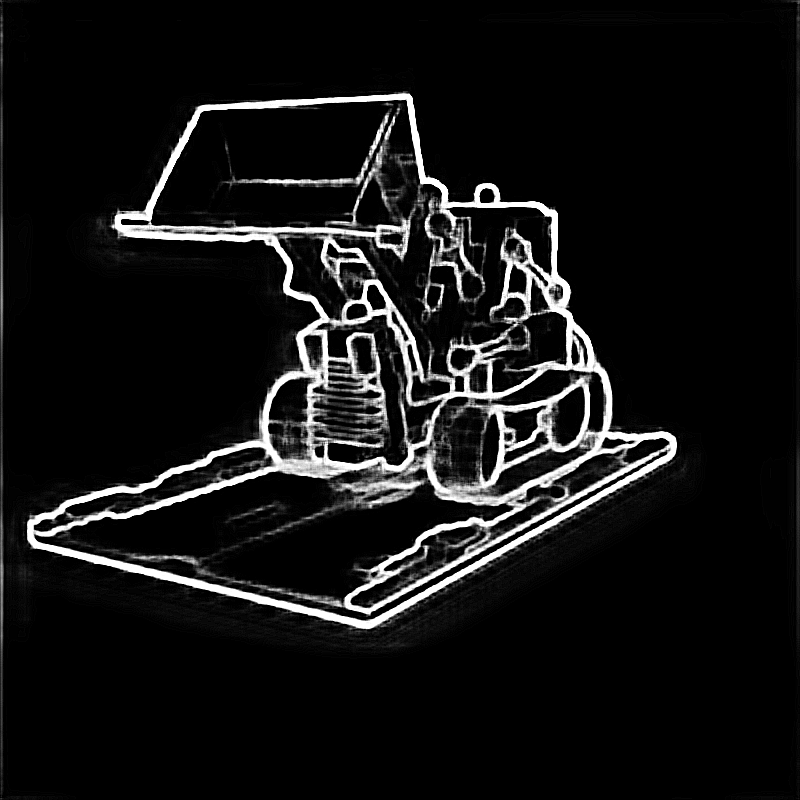
#> input picture data-process/data/lego/train/r_13.png, 800 x 800 px; its folder holds only this picture in this run
$ jupyter execute --allow-errors process.ipynb
#> lines starting #> are read from the running program, lines starting #| are printed output that depends on the picture; after the words box and inside, x2 and y2 are one past the last pixel; in counts of white or black regions, pixels touching at a corner belong together
[cell 1]
import numpy as np
from PIL import Image
import glob
import matplotlib.pyplot as plt
import os

[cell 2]
def bfs(image, x, y, visited):
    q = [(x, y)]  # initialize stack with the starting pixel

    while q:
        x, y = q.pop()

        if x < 0 or x >= image.shape[1] or y < 0 or y >= image.shape[0]:
            continue  # skip out-of-bounds pixels
        if image[y, x] == 1 or visited[y, x]:
            continue  # skip edge pixels and already visited pixels

        visited[y, x] = True

        # add the neighboring pixels to the queue
        q.append((x + 1, y))
        q.append((x - 1, y))
        q.append((x, y + 1))
        q.append((x, y - 1))

'''
Apply flood fill to get background
'''
def get_bg(image):
    visited = np.zeros_like(image)  # initialize the visited array

    # apply bfs to the boundary pixels of the image
    for i in range(image.shape[0]):
        bfs(image, 0, i, visited)
        bfs(image, image.shape[1] - 1, i, visited)

    for j in range(image.shape[1]):
        bfs(image, j, 0, visited)
        bfs(image, j, image.shape[0] - 1, visited)

    return visited

[cell 3]
subfolder = "train"

image_files = glob.glob(f"./data/lego/{subfolder}/*.png")
os.makedirs(f"./data/lego/{subfolder}_processed", exist_ok=True)

for image in image_files:
    i = np.array(Image.open(image).convert("L"))

    i_rgb = np.array(Image.open(image).convert("RGB"))
#> i_rgb is the input picture: shape (800, 800, 3); min 0, max 255, mean 20.8

    i_filtered = i > 125
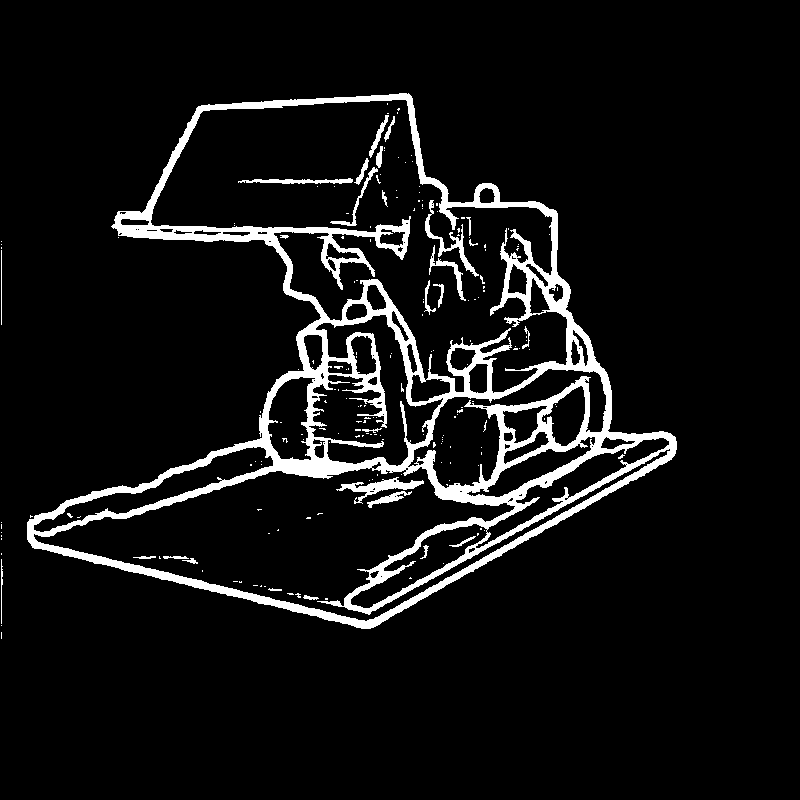
#> i_filtered: shape (800, 800) bool; 7.4% white; 198 white regions (170 under 20 px), largest, box (x1, y1, x2, y2) and area: (27, 93, 677, 629) 42775, (336, 477, 424, 504) 701, (425, 200, 479, 277) 569

    mask = get_bg(i_filtered)
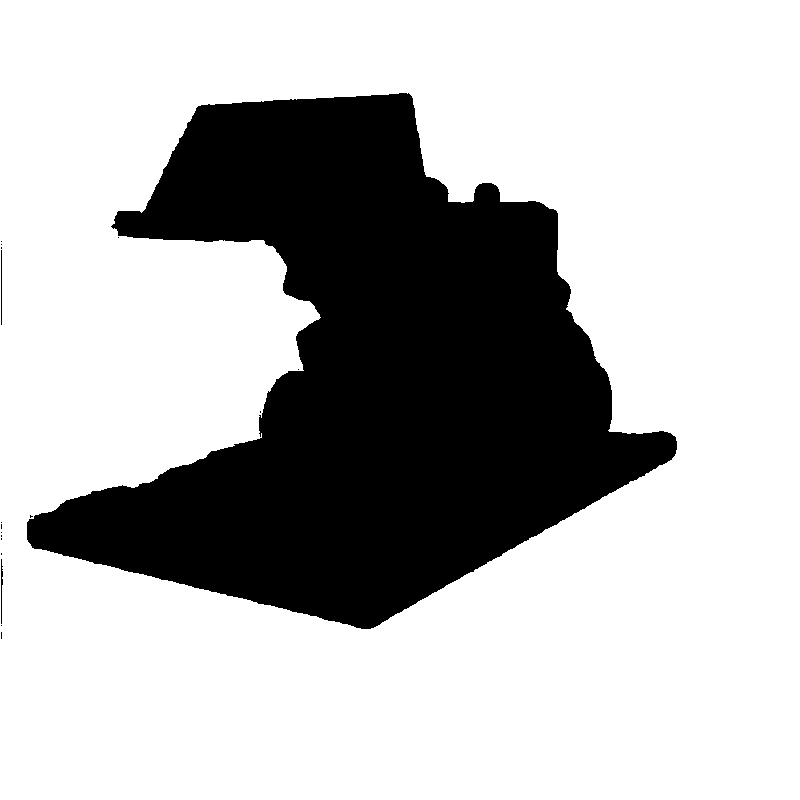
#> mask: shape (800, 800) bool; 72.3% white; 18 black regions (15 under 20 px), largest, box (x1, y1, x2, y2) and area: (27, 93, 677, 629) 176817, (1, 559, 3, 624) 79, (1, 250, 2, 325) 75
    saved = Image.fromarray(mask)
    saved.save(image.replace(subfolder, f"{subfolder}_processed"))

[cell 4]
manual_process = ["./data/lego/train/r_93.png"]

#> (the rest of this cell did not finish here and is left out)

[cell 5]
processed_files = glob.glob("./data/lego/train_processed/*.png")
#> processed_files = []

def threshold(pixel):
    r, g, b = pixel
    return r > 20 and g > 20 and b > 20

# [39 lines left out: functions remove_connected, remove_boundary_pixels, not called in this run]

for processed_file in processed_files:
    print(processed_file)
    remove_boundary_pixels(processed_file)

$ run again, on data-process/data/lego/train/r_29.png
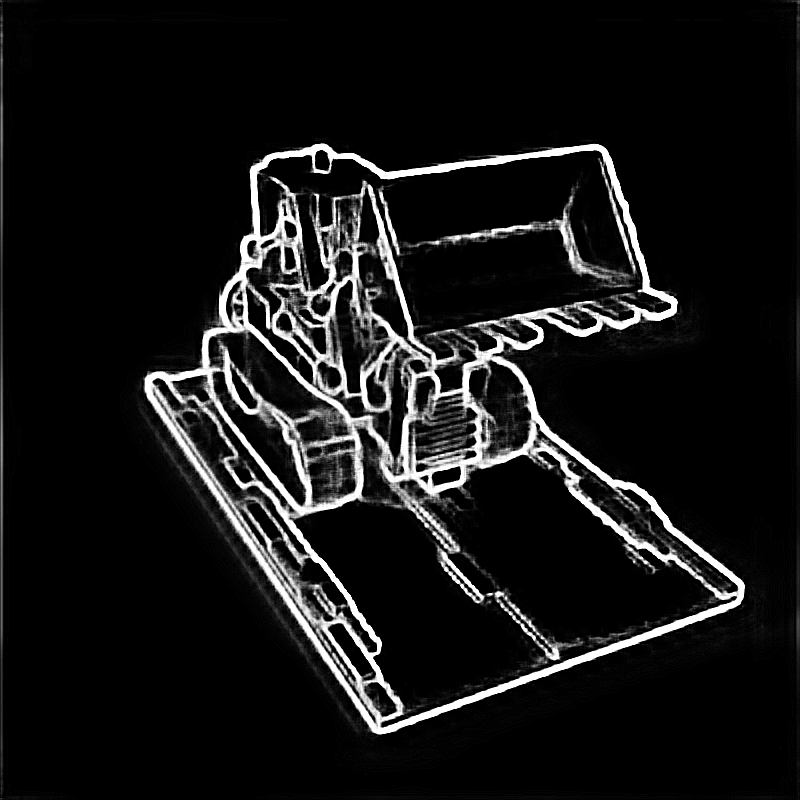
#> input picture data-process/data/lego/train/r_29.png, 800 x 800 px
#> i_rgb is the input picture: shape (800, 800, 3); min 0, max 255, mean 22.5
#> `i_filtered = i > 125`:
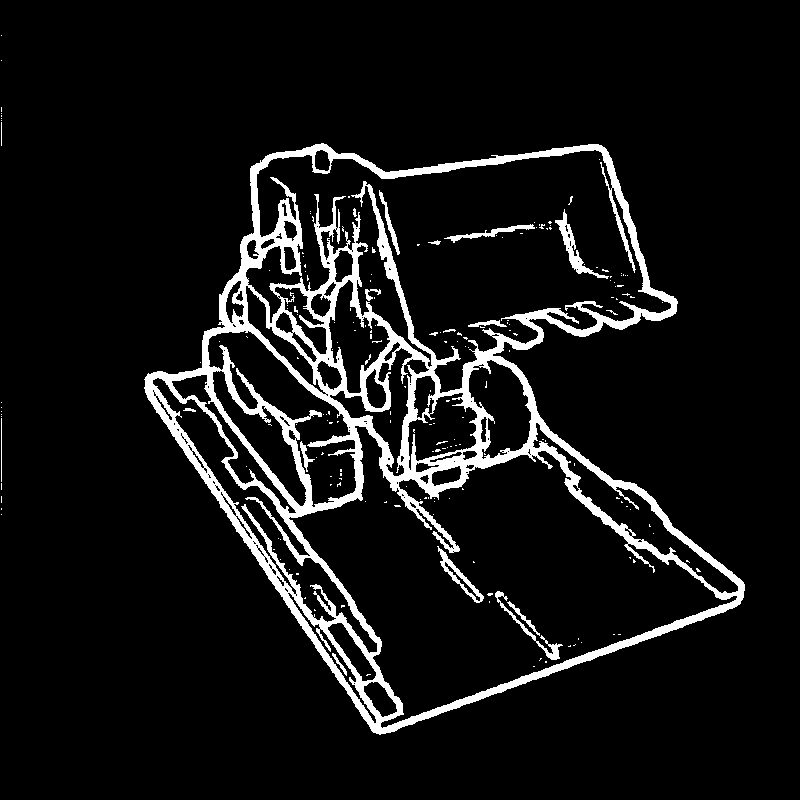
#> i_filtered: shape (800, 800) bool; 8% white; 201 white regions (182 under 20 px), largest, box (x1, y1, x2, y2) and area: (144, 143, 745, 735) 47763, (555, 209, 609, 279) 656, (437, 546, 484, 603) 502
#> `mask = get_bg(i_filtered)`:
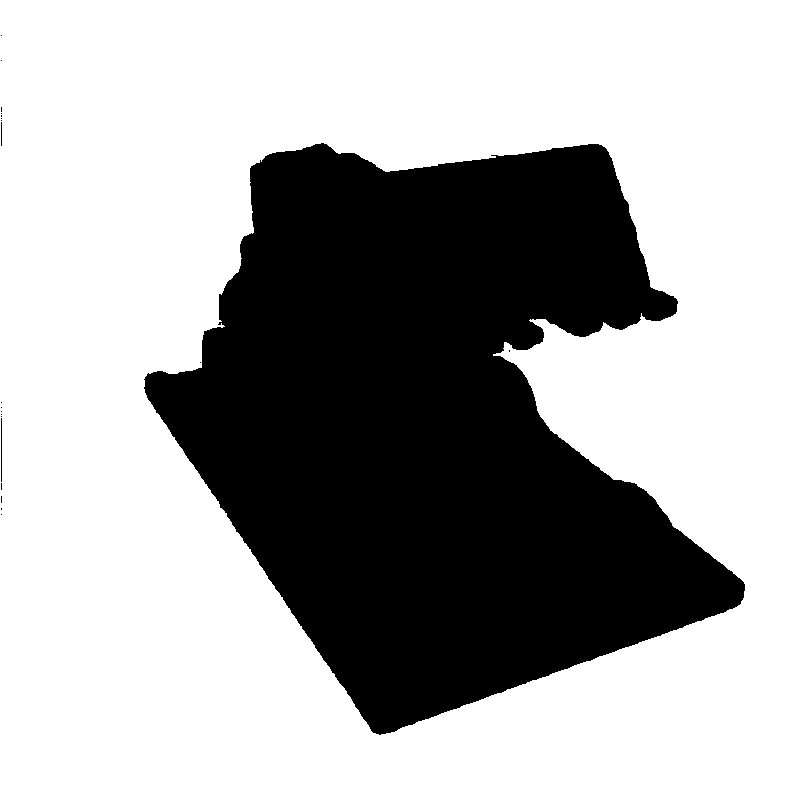
#> mask: shape (800, 800) bool; 67% white; 21 black regions (18 under 20 px), largest, box (x1, y1, x2, y2) and area: (144, 143, 745, 735) 211296, (1, 418, 2, 482) 64, (1, 122, 2, 146) 24
#> processed_files = []

$ run again, on data-process/data/lego/train/r_36.png
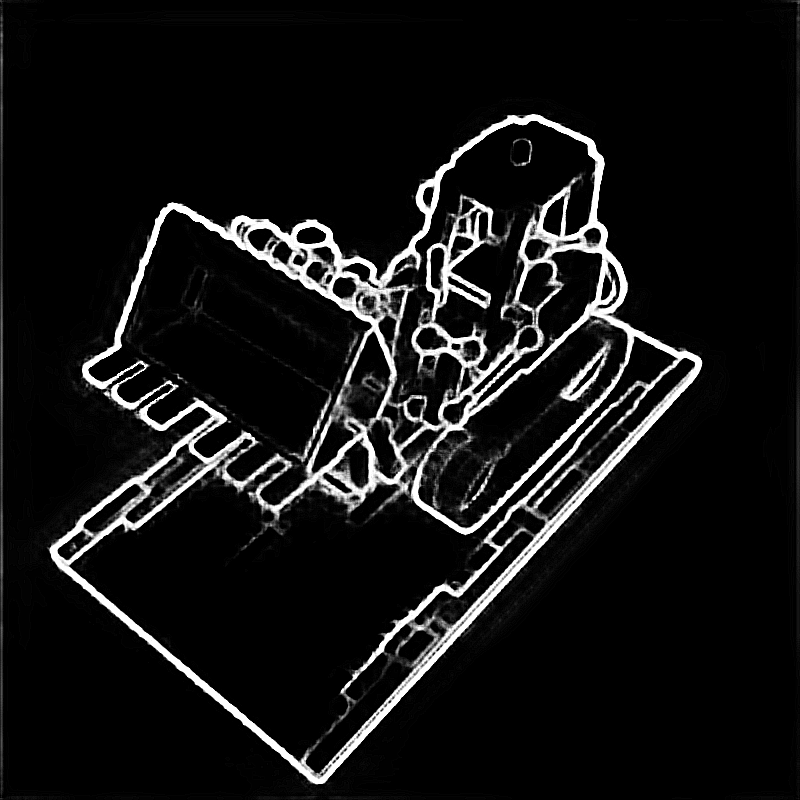
#> input picture data-process/data/lego/train/r_36.png, 800 x 800 px
#> i_rgb is the input picture: shape (800, 800, 3); min 0, max 255, mean 20.3
#> `i_filtered = i > 125`:
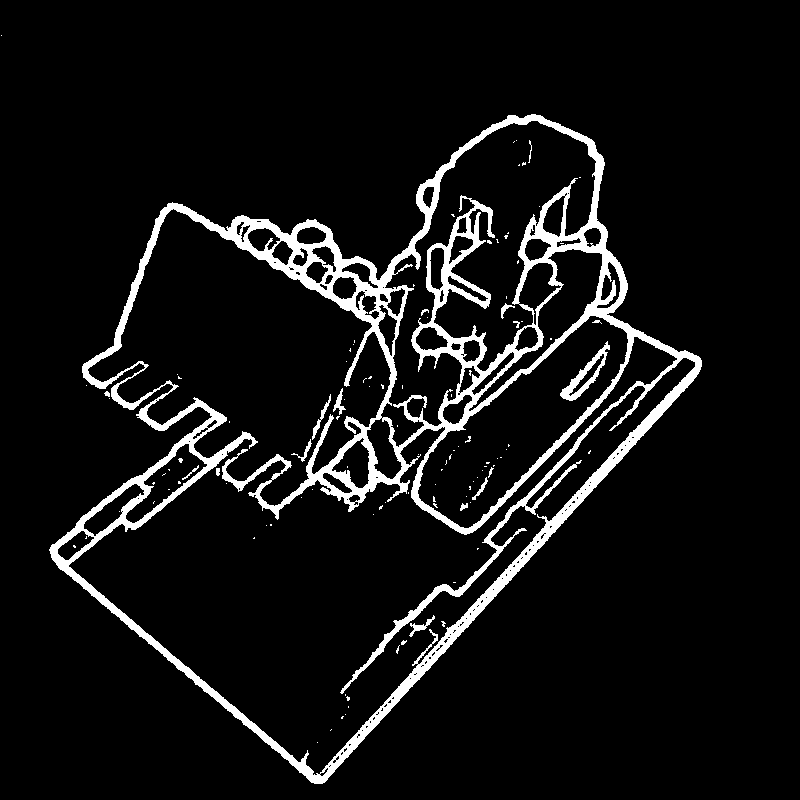
#> i_filtered: shape (800, 800) bool; 7.4% white; 112 white regions (95 under 20 px), largest, box (x1, y1, x2, y2) and area: (49, 114, 702, 784) 45398, (560, 341, 610, 401) 711, (312, 394, 331, 440) 150
#> `mask = get_bg(i_filtered)`:
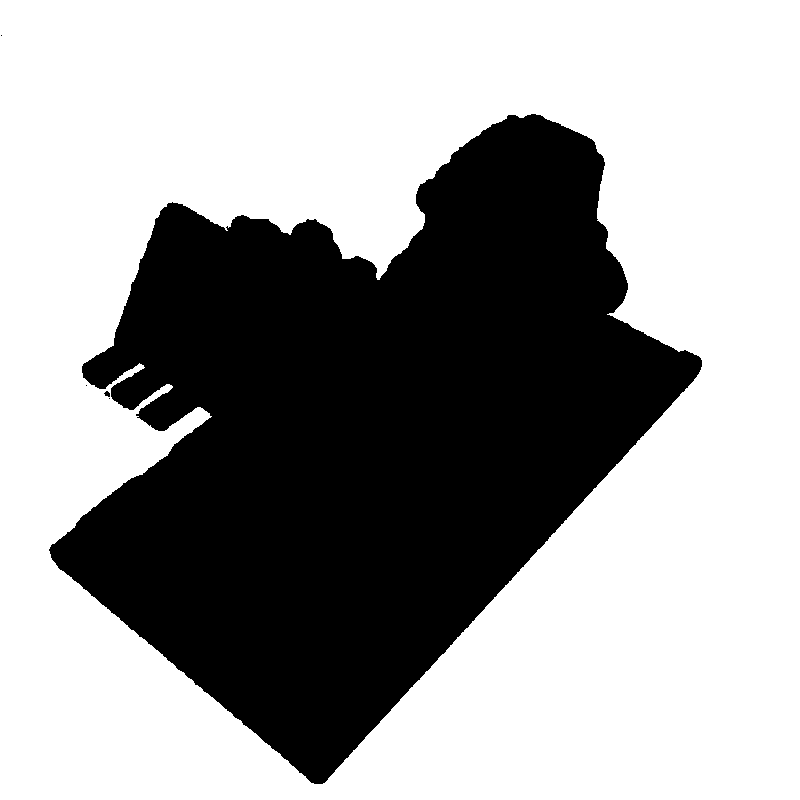
#> mask: shape (800, 800) bool; 63% white; 5 black regions (3 under 20 px), largest, box (x1, y1, x2, y2) and area: (49, 114, 702, 784) 236890, (104, 391, 110, 397) 24
#> processed_files = []

$ run again, on data-process/data/lego/train/r_4.png
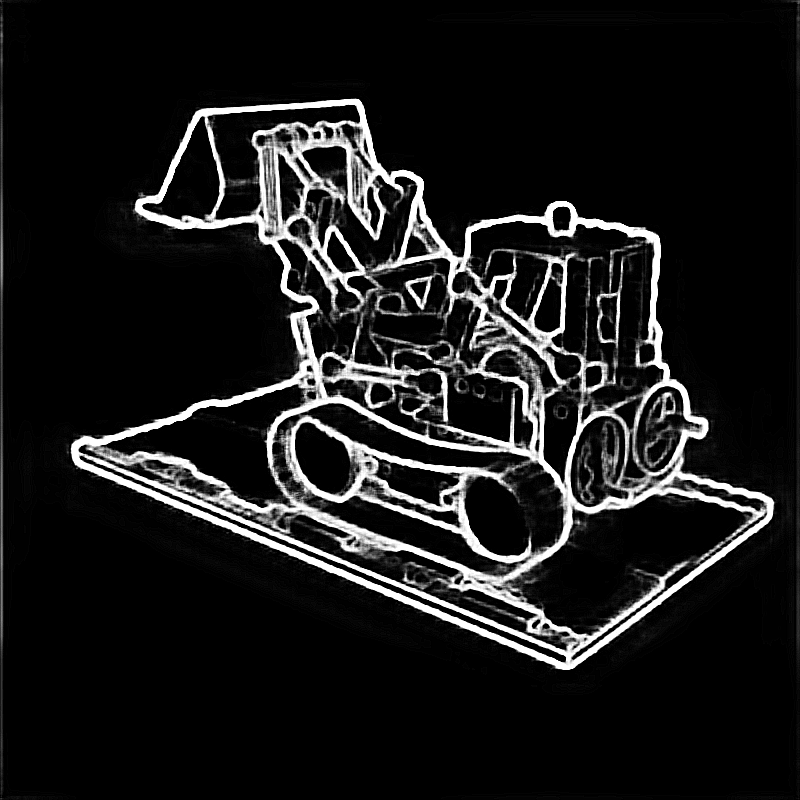
#> input picture data-process/data/lego/train/r_4.png, 800 x 800 px
#> i_rgb is the input picture: shape (800, 800, 3); min 0, max 255, mean 26.8
#> `i_filtered = i > 125`:
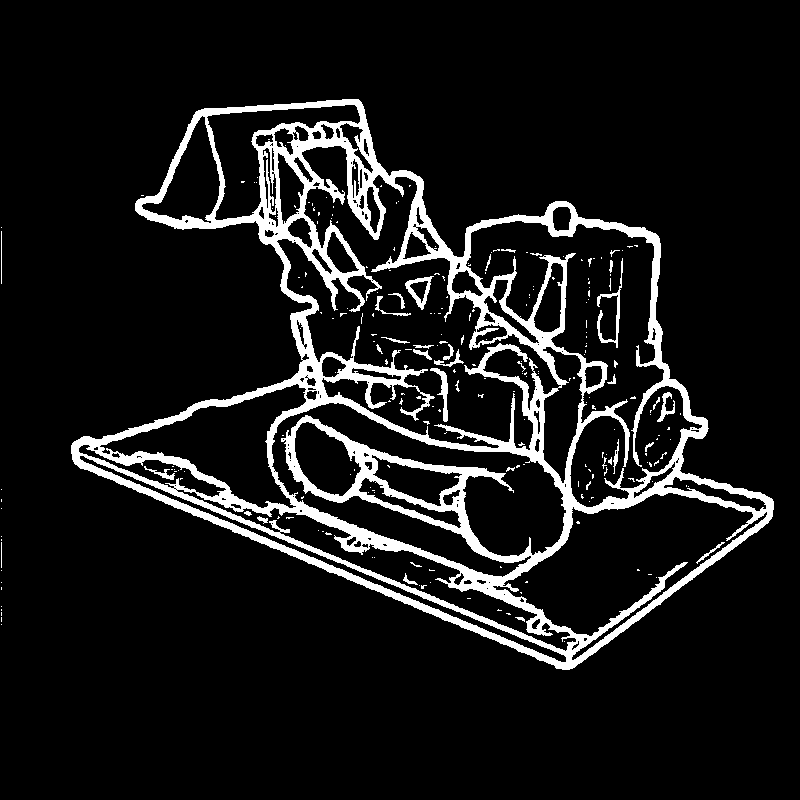
#> i_filtered: shape (800, 800) bool; 9.9% white; 239 white regions (204 under 20 px), largest, box (x1, y1, x2, y2) and area: (71, 99, 774, 670) 59550, (597, 258, 623, 348) 433, (405, 276, 434, 310) 324
#> `mask = get_bg(i_filtered)`:
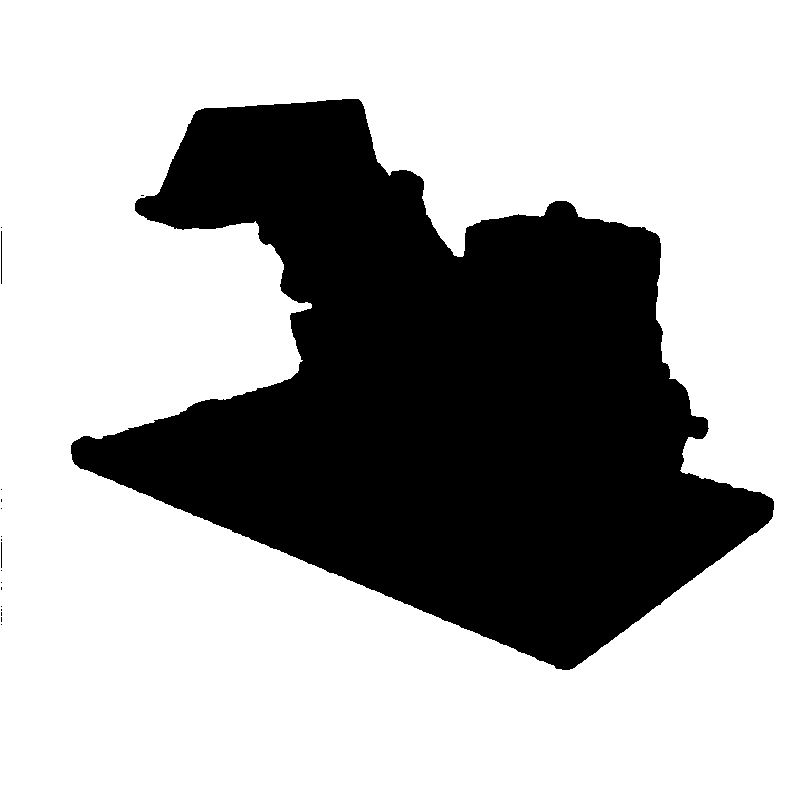
#> mask: shape (800, 800) bool; 67.5% white; 18 black regions (15 under 20 px), largest, box (x1, y1, x2, y2) and area: (71, 99, 774, 670) 207811, (1, 231, 2, 284) 53, (1, 542, 2, 568) 26
#> processed_files = []
